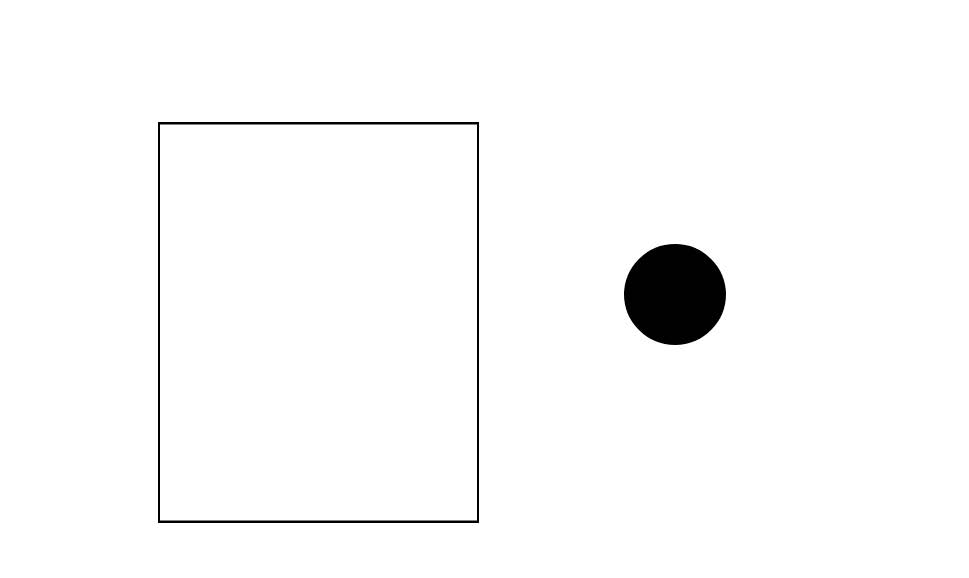
#> input picture 1.jpg, 969 x 578 px
$ python q1.py
#> lines starting #> are read from the running program, lines starting #| are printed output that depends on the picture; after the words box and inside, x2 and y2 are one past the last pixel; in counts of white or black regions, pixels touching at a corner belong together
import cv2
import numpy as np

# Known circle diameter (1 inch)
CIRCLE_DIAMETER_INCHES = 1.0

# Load image
image = cv2.imread('1.jpg')
#> image is the input picture: shape (578, 969, 3); min 0, max 255, mean 249.9
original = image.copy()
gray = cv2.cvtColor(image, cv2.COLOR_BGR2GRAY)
blurred = cv2.GaussianBlur(gray, (5, 5), 0)
edged = cv2.Canny(blurred, 50, 150)
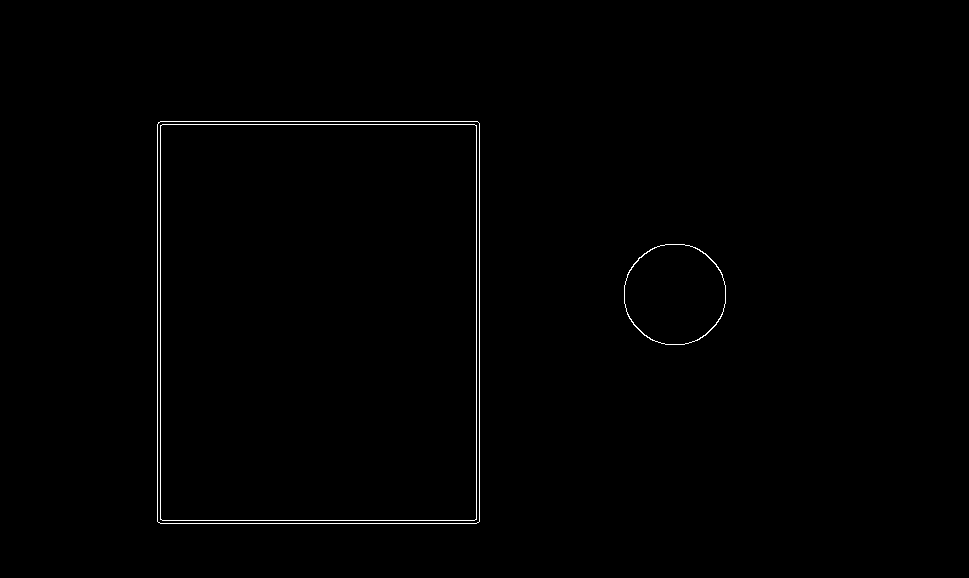
#> edged: shape (578, 969); 0.58% white in thin lines or dots, all inside (x1, y1, x2, y2) = (157, 121, 726, 524)

# Find contours
contours, _ = cv2.findContours(edged.copy(), cv2.RETR_EXTERNAL, cv2.CHAIN_APPROX_SIMPLE)
#> contours = 2 contours; box (x1, y1, x2, y2) and area: (157, 121, 480, 524) 129432, (624, 244, 726, 345) 8096

circle_contour = None
rect_contour = None
max_circle_area = 0
max_rect_area = 0

for contour in contours:
    area = cv2.contourArea(contour)
    if area < 100:  # Skip small contours
        continue

    # Circle detection
    (x, y), radius = cv2.minEnclosingCircle(contour)
    circle_area = np.pi * (radius ** 2)
    if circle_area > 0:
        circularity = area / circle_area
        if 0.85 <= circularity <= 1.1 and area > max_circle_area:
            max_circle_area = area
            circle_contour = contour
            circle_diameter_px = 2 * radius

    # Rectangle detection
    epsilon = 0.02 * cv2.arcLength(contour, True)
    approx = cv2.approxPolyDP(contour, epsilon, True)
    if len(approx) == 4 and cv2.isContourConvex(approx):
        if area > max_rect_area:
            max_rect_area = area
            rect_contour = approx
#> this loop made 2 passes
#> (area, x, y, radius, circle_area, circularity, max_circle_area, circle_diameter_px) on pass 1: (8095.5, 674.5, 294, 51.54, 8344.9, 0.97, 8095.5, 103.1)
#> (area, x, y, radius, circle_area, circularity, epsilon, max_rect_area) on pass 2: (129432, 318, 321.9, 256.2, 206217.2, 0.628, 28.87, 129432)
#> after the loop, circle_contour = contour of 124 points, box (x1, y1, x2, y2) (624, 244, 726, 345), area 8096; circle_diameter_px = 103.1; max_circle_area = 8095.5; max_rect_area = 129432

if circle_contour is None or rect_contour is None:
    raise ValueError("Reference circle or rectangle not found")

# Pixel-to-inch conversion
pixels_per_inch = circle_diameter_px / CIRCLE_DIAMETER_INCHES
#> pixels_per_inch = 103.1

# Extract rectangle vertices
rect_points = rect_contour.reshape(4, 2)
#> rect_points = [[158, 122], [157, 521], [478, 522], [479, 123]]

# Draw shapes
cv2.drawContours(image, [circle_contour], -1, (0, 255, 0), 2)
cv2.drawContours(image, [rect_contour], -1, (0, 0, 255), 2)
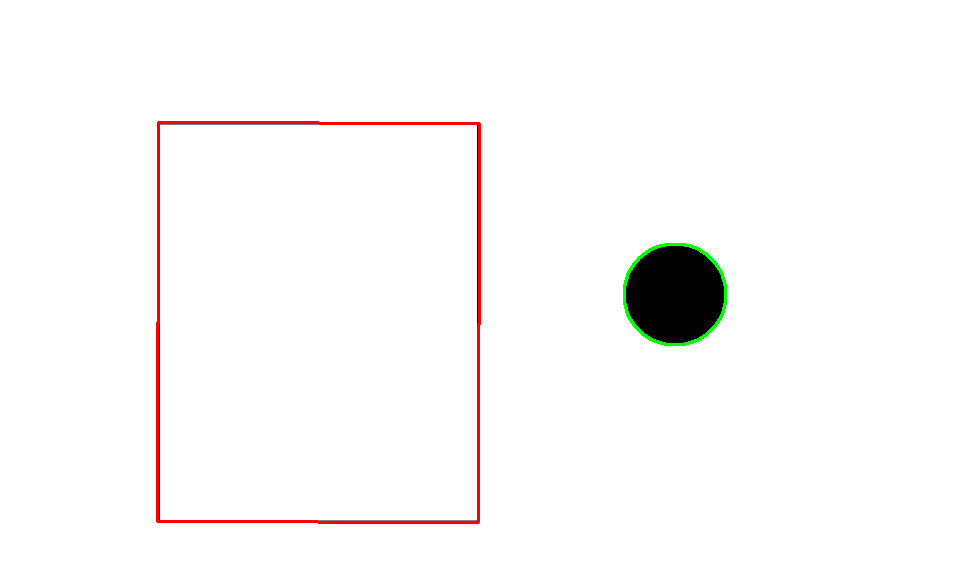
#> image: shape (578, 969, 3); mean B, G, R 248.8, 249.3, 250.8

# Calculate rectangle center
rect_center = np.mean(rect_points, axis=0)
#> rect_center = [318, 322]

# Calculate and annotate side lengths just outside the rectangle
for i in range(4):
    pt1 = rect_points[i]
    pt2 = rect_points[(i + 1) % 4]

    # Calculate side length (inches)
    side_length_px = np.linalg.norm(pt1 - pt2)
    side_length_in = side_length_px / pixels_per_inch

    # Midpoint of the side
    midpoint = ((pt1[0] + pt2[0]) / 2, (pt1[1] + pt2[1]) / 2)

    # Vector from rectangle center to midpoint
    center_to_mid = np.array([midpoint[0] - rect_center[0], midpoint[1] - rect_center[1]])

    # Normalize vector and extend beyond midpoint
    norm = np.linalg.norm(center_to_mid)
    if norm > 0:
        direction = center_to_mid / norm
        # Position text 25 pixels outside the rectangle
        text_pos = (int(midpoint[0] + direction[0] * 25),
                    int(midpoint[1] + direction[1] * 25))

        # Prepare text and get size
        text = f"{side_length_in:.2f}\""
        (text_width, text_height), baseline = cv2.getTextSize(text,
                                                            cv2.FONT_HERSHEY_SIMPLEX,
                                                            0.7, 2)

        # Draw white background rectangle
        bg_top_left = (text_pos[0] - text_width//2 - 5,
                       text_pos[1] - text_height//2 - 5)
        bg_bottom_right = (text_pos[0] + text_width//2 + 5,
                           text_pos[1] + text_height//2 + 5)
        cv2.rectangle(image, bg_top_left, bg_bottom_right,
                     (255, 255, 255), -1)

        # Draw text
        text_org = (text_pos[0] - text_width//2,
                    text_pos[1] + text_height//2)
        cv2.putText(image, text, text_org,
                   cv2.FONT_HERSHEY_SIMPLEX, 0.7, (0, 0, 255), 2)
#> this loop made 4 passes
#> (pt1, pt2, side_length_px, side_length_in, midpoint, center_to_mid, norm, direction) on passes 1 to 4: ([158, 122], [157, 521], 399, 3.87, (157.5, 321.5), [-160.5, -0.5], 160.5, [-1, -0.00312]), ([157, 521], [478, 522], 321, 3.11, (317.5, 521.5), [-0.5, 199.5], 199.5, [-0.00251, 1]), ([478, 522], [479, 123], 399, 3.87, (478.5, 322.5), [160.5, 0.5], 160.5, [1, 0.00312]), ([479, 123], [158, 122], 321, 3.11, (318.5, 122.5), [0.5, -199.5], 199.5, [0.00251, -1])
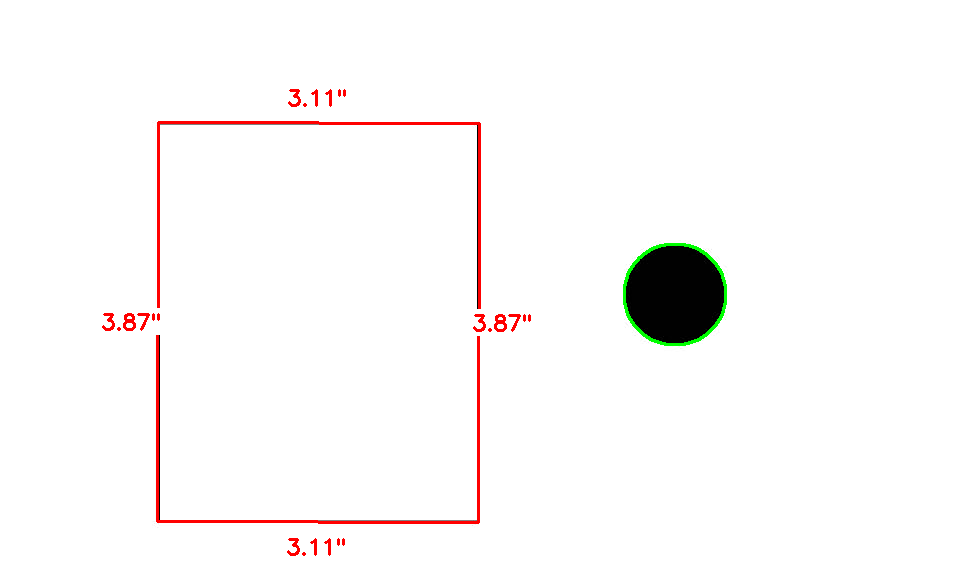
#> image: shape (578, 969, 3); 0.28% of pixels changed, all inside (x1, y1, x2, y2) = (102, 89, 531, 556)

# Display result
cv2.imshow("Annotated Image", image)
cv2.waitKey(0)
cv2.destroyAllWindows()

# Save result
cv2.imwrite("Rectangle Dimensions.jpg", image)

$ run again, with 2.jpg copied over 1.jpg
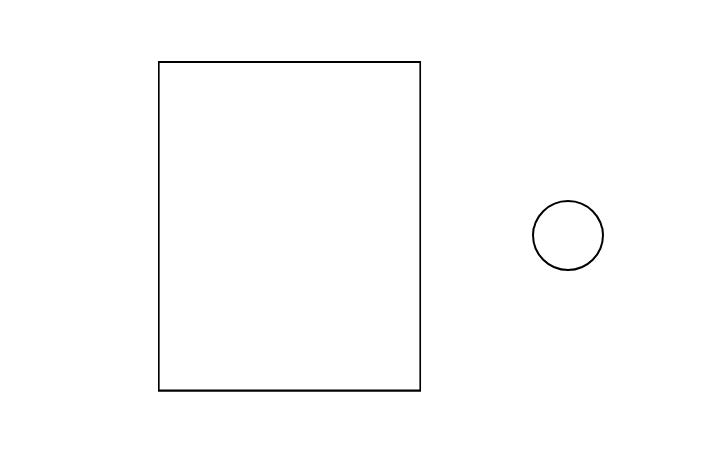
#> input picture 2.jpg, 728 x 453 px
#> image is the input picture: shape (453, 728, 3); min 0, max 255, mean 253
#> `edged = cv2.Canny(blurred, 50, 150)`:
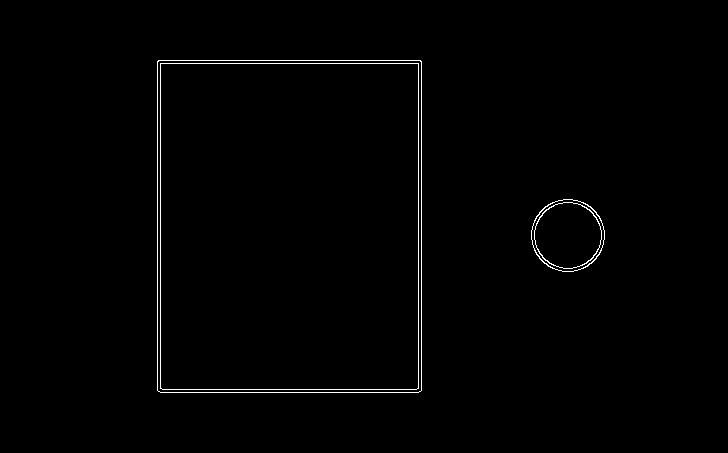
#> edged: shape (453, 728); 0.87% white in thin lines or dots, all inside (x1, y1, x2, y2) = (157, 60, 605, 393)
#> contours = 2 contours; box (x1, y1, x2, y2) and area: (157, 60, 422, 393) 87641, (531, 199, 605, 272) 4132
#> the loop `for contour in contours:` made 2 passes
#> (area, x, y, radius, circle_area, circularity, max_circle_area, circle_diameter_px) on pass 1: (4132, 567.5, 234.9, 36.83, 4261.4, 0.97, 4132, 73.66)
#> after the loop `for contour in contours:`: circle_contour = contour of 104 points, box (x1, y1, x2, y2) (531, 199, 605, 272), area 4132; circle_diameter_px = 73.66; max_circle_area = 4132; max_rect_area = 87641
#> pixels_per_inch = 73.66
#> rect_points = [[158, 60], [157, 390], [420, 391], [421, 61]]
#> rect_center = [289, 225.5]
#> the loop `for i in range(4):` made 4 passes
#> (pt1, pt2, side_length_px, side_length_in, midpoint, center_to_mid, norm, direction) on passes 1 to 4: ([158, 60], [157, 390], 330, 4.48, (157.5, 225), [-131.5, -0.5], 131.5, [-1, -0.0038]), ([157, 390], [420, 391], 263, 3.57, (288.5, 390.5), [-0.5, 165], 165, [-0.00303, 1]), ([420, 391], [421, 61], 330, 4.48, (420.5, 226), [131.5, 0.5], 131.5, [1, 0.0038]), ([421, 61], [158, 60], 263, 3.57, (289.5, 60.5), [0.5, -165], 165, [0.00303, -1])
#> after the loop `for i in range(4):`:
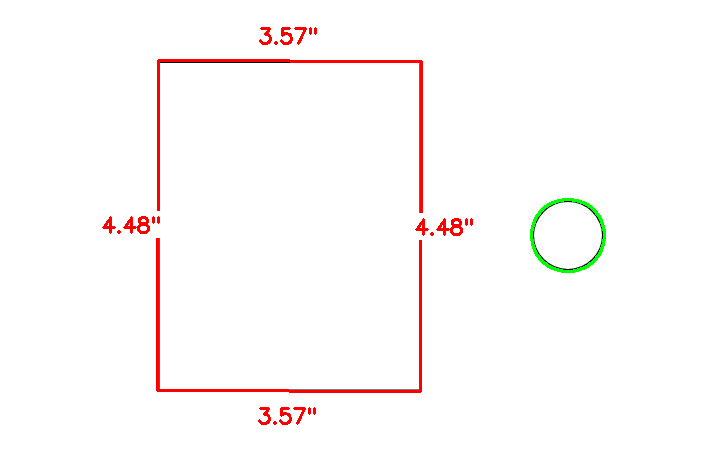
#> image: shape (453, 728, 3); mean B, G, R 250.1, 250.7, 253.9
